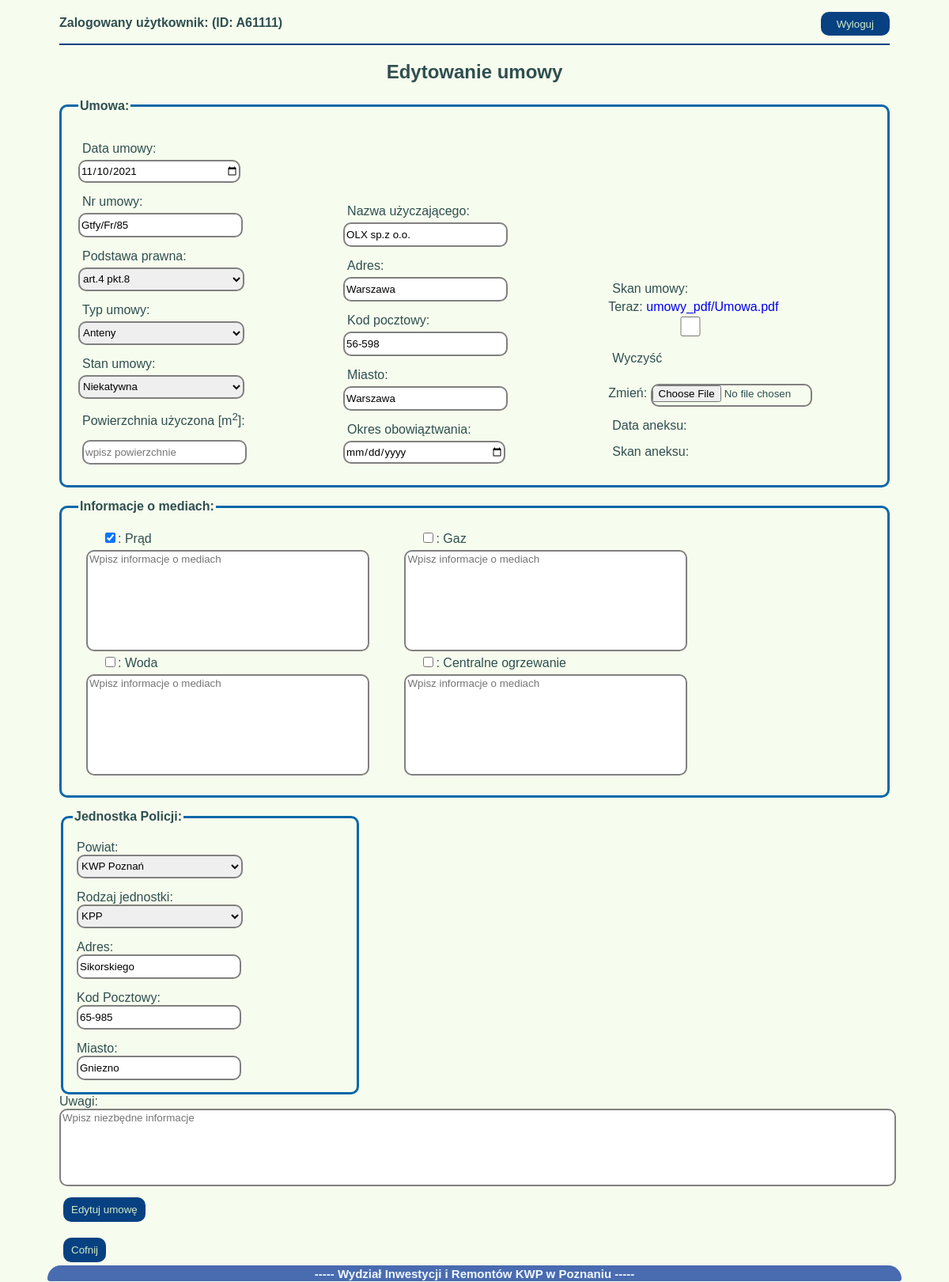
/umowy/edytuj/1/ (signed in), run on the app's committed database.
### umowyapp/models.py (models this page shows, shortened)
class Umowa(models.Model):
    data_umowy = models.DateField(null=False)
    nr_umowy = models.CharField(max_length=20, blank=True, default="(BRAK NUMERU)")
    podstawa_prawna = models.ForeignKey(Podstawa_prawna, on_delete=models.CASCADE, blank=True)
    nazwa_uzyczajacego = models.CharField(max_length=30, null=True)
    adres_uzyczajacego = models.CharField(max_length=30, null=True)
    kod_pocztowy_uzyczajacego = models.CharField(max_length=6, null=True)
    miasto_uzyczajacego = models.CharField(max_length=20, null=True)
    okres_obowiazywania = models.DateField(null=True, blank=True)
    typ_umowy = models.ForeignKey(Rodzaj_umowy, on_delete=models.CASCADE)
    pow_uzyczona = models.DecimalField(max_digits=4, decimal_places=2, null=True, blank=True)
    rodzaj_kosztow_prad = models.BooleanField()
    informacje_prad = models.TextField(blank=True, default="")
    rodzaj_kosztow_gaz = models.BooleanField()
    informacje_gaz = models.TextField(blank=True, default="")
    rodzaj_kosztow_woda = models.BooleanField()
    informacje_woda = models.TextField(blank=True, default="")
    rodzaj_kosztow_co = models.BooleanField()
    informacje_co = models.TextField(blank=True, default="")
    powiaty_jedn = models.ForeignKey(Powiaty_Wlkp, on_delete=models.CASCADE)
    rodzaj_jedn = models.ForeignKey(Rodzaje_jednostek, on_delete=models.CASCADE)
    adres_jedn = models.CharField(max_length=30, null=True)
    miasto_jedn = models.CharField(max_length=20, null=True)
    kod_pocztowy_jedn = models.CharField(max_length=6, null=True)
    skan_umowy = models.FileField(upload_to='umowy_pdf', null=True, blank=True)
    stan_umowy = models.ForeignKey(Stan_umow, on_delete=models.CASCADE, blank=False, default=1)
    uwagi = models.TextField(blank=True, default="")
    archiwum = models.BooleanField(null=False, default=0)
    utworzenie = models.DateTimeField(auto_now_add=True)
    zmiana = models.DateTimeField(auto_now=True)
    autor = models.ForeignKey("auth.User", editable=False, on_delete=models.CASCADE)

### umowyapp/views.py (the view)
# urls.py: path('edytuj/<int:id>/', edytuj_umowe, name="edytuj_umowe"),
@login_required
def edytuj_umowe(request, id):
    umowa_edit = get_object_or_404(Umowa, pk=id)
    umowa_form = UmowyForm(request.POST or None, request.FILES or None, instance=umowa_edit)
    if umowa_form.is_valid():
        umowa_form.save()
        return redirect(wszystkie_umowy)
    return render(request, 'umowa_form.html', {'umowa_form': umowa_form, 'nowy': False})

### umowyapp/models.py (called while the page is built)
    def __str__(self):
        return f'{self.powiat}'

    def __str__(self):
        return f'{self.rodzaj}'

    def __str__(self):
        return f'{self.stan}'

    def __str__(self):
        return f'{self.rodz_um}'

    def __str__(self):
        return self.podstawa_praw()

    def podstawa_praw(self):
        return "{}".format(self.podstawa)

### templates/umowa_form.html (shortened to what this page needs)
{%extends 'start.html'%}
{%load bootstrap%}
{%block strona%}
{%if nowy%}
<h2 class="naglowki_form">Dodawanie nowej umowy</h2>
{%else%}
<h2 class="naglowki_form"> Edytowanie umowy</h2>
{%endif%}
<form method="post" enctype="multipart/form-data">
    <fieldset class="podglad_umow">
        <legend><b>Umowa:</b></legend>
        <div class="formularz">
            <label>Data umowy: </label>{{umowa_form.data_umowy}}
            <label>Nr umowy: </label>{{umowa_form.nr_umowy}}
            <label>Podstawa prawna:</label> {{umowa_form.podstawa_prawna}}
            <label>Typ umowy:</label> {{umowa_form.typ_umowy}}
            <label>Stan umowy:</label> {{umowa_form.stan_umowy}}
            <label>Powierzchnia użyczona [m<sup>2</sup>]:</label> <label><input type="number" step="any" name="pow_uzyczona"
                                                                         placeholder="wpisz powierzchnie"
                                                                         value={{umowa_form.pow_uzyczona.value}}></label>
        </div>
        <div class="formularz">
            <label>Nazwa użyczającego:</label> {{umowa_form.nazwa_uzyczajacego}}
            <label>Adres:</label> {{umowa_form.adres_uzyczajacego}}
            <label>Kod pocztowy:</label> {{umowa_form.kod_pocztowy_uzyczajacego}}
            <label>Miasto:</label> {{umowa_form.miasto_uzyczajacego}}
            <label>Okres obowiąztwania:</label> {{umowa_form.okres_obowiazywania}}
        </div>
        <div class="formularz">
            <label>Skan umowy:</label> {{umowa_form.skan_umowy}}
            <label>Data aneksu: </label>{{aneks_form.data_aneksu}}
            <label>Skan aneksu:</label> {{aneks_form.skan_aneksu}}
        </div>
    </fieldset>
    <fieldset class="podglad_umow">
        <legend><b>Informacje o mediach:</b></legend>
        <div class="formularz_media">
            <label>{{umowa_form.rodzaj_kosztow_prad}}: {{umowa_form.rodzaj_kosztow_prad.label}}<br>
                <textarea class="media-form" placeholder="Wpisz informacje o mediach" name="informacje_prad" rows="10"
                          cols="35">{{umowa_form.informacje_prad.value}}</textarea></label>
        </div>
        <div class="formularz_media">
            <label>{{umowa_form.rodzaj_kosztow_gaz}}: {{umowa_form.rodzaj_kosztow_gaz.label}}<br>
                <textarea class="media-form" placeholder="Wpisz informacje o mediach" name="informacje_gaz" rows="10"
                          cols="35">{{umowa_form.informacje_gaz.value}}</textarea></label>
        </div>
        <div class="formularz_media">
            <label>{{umowa_form.rodzaj_kosztow_woda}}: {{umowa_form.rodzaj_kosztow_woda.label}}<br>
                <textarea class="media-form" placeholder="Wpisz informacje o mediach" name="informacje_woda" rows="10"
                          cols="35">{{umowa_form.informacje_woda.value}}</textarea></label>
        </div>
        <div class="formularz_media">
            <label>{{umowa_form.rodzaj_kosztow_co}}: {{umowa_form.rodzaj_kosztow_co.label}}<br>
                <textarea class="media-form" placeholder="Wpisz informacje o mediach" name="informacje_co" rows="10"
                          cols="35">{{umowa_form.informacje_co.value}}</textarea></label>
        </div>
    </fieldset>
    <fieldset class="formularz">
        <legend><b>Jednostka Policji:</b></legend>
        <label class="adres_jednostki">Powiat: <br> {{umowa_form.powiaty_jedn}}</label>
        <label>Rodzaj jednostki:<br> {{umowa_form.rodzaj_jedn}}</label>
        <label>Adres:<br> {{umowa_form.adres_jedn}}</label>
        <label>Kod Pocztowy:<br> {{umowa_form.kod_pocztowy_jedn}}</label>
        <label>Miasto:<br> {{umowa_form.miasto_jedn}}</label>
    </fieldset>
    <div>
        <label>{{umowa_form.uwagi.label}}: <br>
            <textarea class="uwagi" placeholder="Wpisz niezbędne informacje"
                      name="uwagi">{{umowa_form.uwagi.value}}</textarea></label>
    </div>
    {% if nowy %}
    <div>
        <button type="submit" class="button-general">Dodaj umowę</button>
    </div>
    {% else %}
    <div>
        <button type="submit" class="button-general">Edytuj umowę</button>
    </div>
    {% endif %}
</form>
<div>
    <a href="{% url 'wszystkie_umowy'%}">
        <button class="button-general">Cofnij</button>
    </a>
</div>
{%endblock%}

### templates/start.html (shortened to what this page needs)
{%load static%}
<!doctype html>
<html lang="pl">
<head>
    <link rel="stylesheet" href="{%block css%}{% static 'style.css' %}{%endblock%}">
</head>
<body>
{% if user.is_authenticated%}
<nav class="element_login">
    <h4 class="user_name">Zalogowany użytkownik: {{user.first_name}} (ID: {{user.username}})</h4>
            <a href="{%url 'logout'%}"><button class="button-logout">Wyloguj</button></a>
</nav>
{%else%}
<a href="{%url 'login'%}">Login</a>
{%endif%}
<hr class="hr">
{%block strona%} {%endblock%}
<footer>
    <p class="stopka"><b>----- Wydział Inwestycji i Remontów KWP w Poznaniu -----</b></p>
</footer>
</body>
</html>

### umowyapp/static/style.css (style rules this page uses)
body { color: #2F4F4F; background-color: hsl(85,67%,96%); padding: 0; font-family: arial; margin: 10px 45px; padding:5px 30px; }
a { text-decoration: none; }
footer { position: fixed; width: 90%; margin: auto; height: 20px; background-color: rgba(39, 78, 163, 0.836); color: aliceblue; right: 5%; bottom: 1px; left: 5%; right: 5%; border-radius: 80px 80px 15px 15px; }
.stopka { text-align: center; font-size: 15px; margin: 2px 0px; }
.element_login { padding: 0; }
.user_name { float: left; font-size: 12pt; margin-top: auto; margin-bottom:10px; padding-top: 5px; padding-bottom: 5px; }
.button-logout { float: right; display:inline-block; background-color: hsl(212,88%,27%); color: hsl(109,49%,85%); width: auto; margin-top: auto; margin-bottom:10px; height:30px; padding: 0px 20px; border-radius: 10px; border-style: none; -webkit-transition: all 1s ease; transition: all 1s ease; }
.hr { clear: both; border: 1px solid hsl(212,88%,27%); background: hsl(212,88%,27%); margin-bottom: 1%; }
.button-general { display:inline-block; background-color: hsl(212,88%,27%); color: hsl(109,49%,85%); width: auto; margin: 10px 5px; padding:8px 10px; border-radius: 10px; border-style: none; webkit-transition: all 1s ease; transition: all 0.3s ease; }
input, textarea, select { display:inline-block; width: 200px; border: solid 2px grey; height: 25px; border-radius: 10px; font-family: arial; }
.podglad_umow { margin:15px 0px; padding:2%; }
.podglad_umow label { margin: 10px 20px; }
fieldset { border: solid 3px hsl(205,91%,35%); border-radius: 10px; }
.naglowki_form { text-align:center; }
.formularz { display:inline-block; width:33%; }
.formularz label { width: auto; padding-top: 10px; }
.formularz select { width: 210px; height: 30px; }
.formularz_media { display:inline-block; margin: 0 10px; }
.formularz_media input { width: auto; height: auto; }
.formularz label { margin: 5px; display: block; margin: 10px 0px 5x; }
.media-form { margin-top: 5px; width: 350px; height: 120px; resize: none; }
.uwagi { width: 100%; height: 90px; resize: none; }

### data on the page
Umowa: data_umowy "11/10/2021", nr_umowy "Gtfy/Fr/85", podstawa_prawna "art.4 pkt.8", typ_umowy "Anteny", stan_umowy "Niekatywna", nazwa_uzyczajacego "OLX sp.z o.o.", adres_uzyczajacego "Warszawa", kod_pocztowy_uzyczajacego "56-598", miasto_uzyczajacego "Warszawa", rodzaj_kosztow_prad "☑", powiaty_jedn "KWP Poznań", rodzaj_jedn "KPP", adres_jedn "Sikorskiego", kod_pocztowy_jedn "65-985", miasto_jedn "Gniezno"

### other printed values
{{ user.username }} "A61111"
{{ umowa_form.rodzaj_kosztow_prad.label }} "Prąd"
{{ umowa_form.rodzaj_kosztow_gaz.label }} "Gaz"
{{ umowa_form.rodzaj_kosztow_woda.label }} "Woda"
{{ umowa_form.rodzaj_kosztow_co.label }} "Centralne ogrzewanie"
{{ umowa_form.uwagi.label }} "Uwagi"
